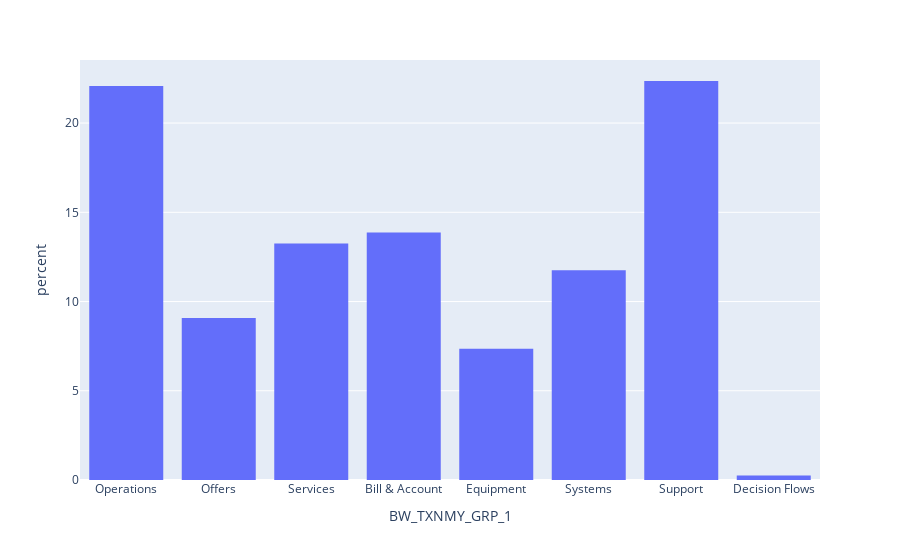
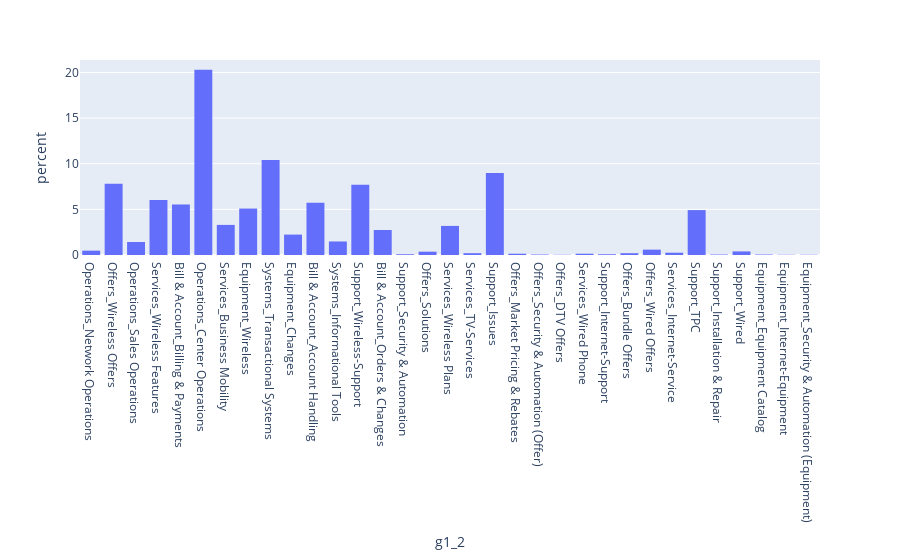
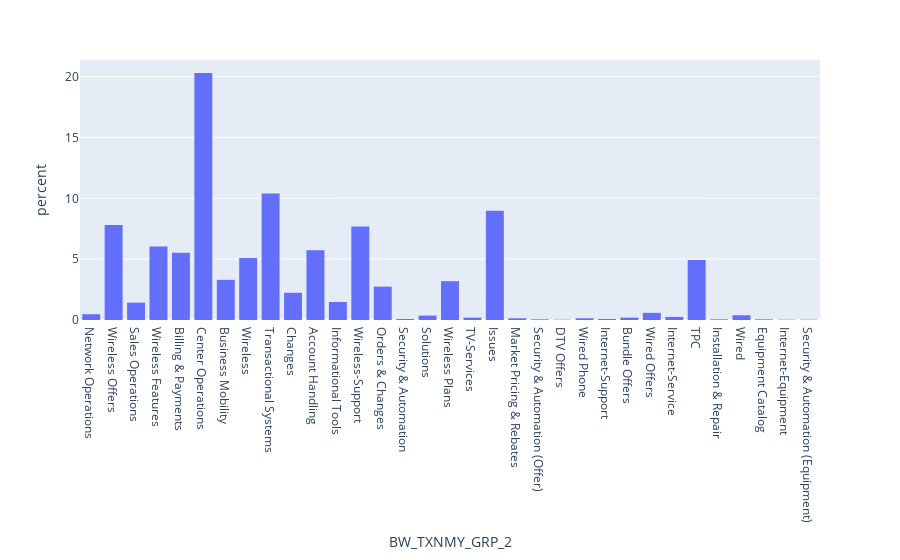
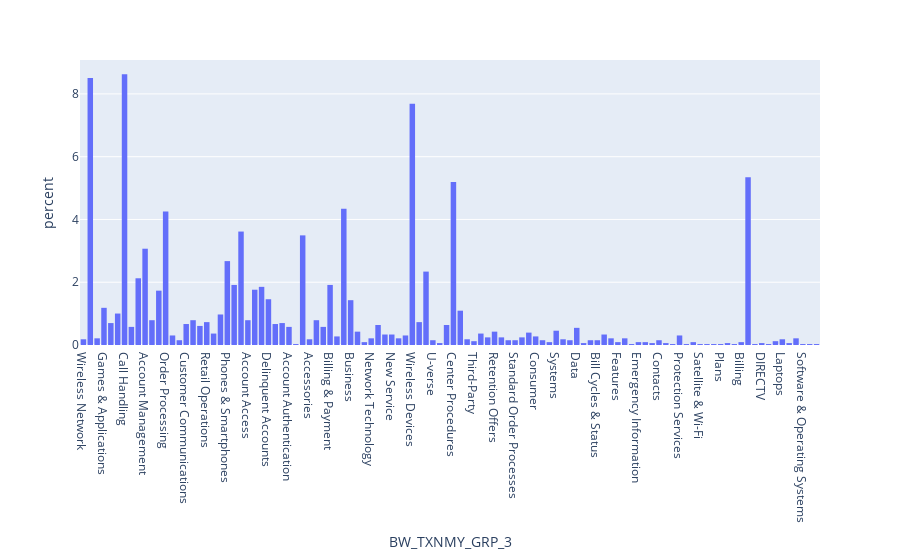

The notebook cell saved with these charts, in order:
### Markdown cell above
#### The distributions for each for the groups over the full list of articles:

### Code cell
df['g1_2'] = df['BW_TXNMY_GRP_1'] + '_' + df['BW_TXNMY_GRP_2']
for col in ["BW_TXNMY_GRP_1", "g1_2", "BW_TXNMY_GRP_2", "BW_TXNMY_GRP_3"]:
    fig = px.histogram(df, x=col, nbins=10, histnorm='percent')
    fig.show()

### Figure 1 — Plotly figure (JSON) as saved in the notebook; plotly's stock layout.template omitted (floating-point values rounded to 4 significant figures; data arrays with more than 128 entries replaced by an {"elided": "..."} marker saying what was removed)
{"data": [{"alignmentgroup": "True", "bingroup": "x", "histnorm": "percent", "hovertemplate": "BW_TXNMY_GRP_1=%{x}<br>percent=%{y}<extra></extra>", "legendgroup": "", "marker": {"color": "#636efa", "pattern": {"shape": ""}}, "name": "", "nbinsx": 10, "offsetgroup": "", "orientation": "v", "showlegend": false, "type": "histogram", "x": {"elided": "3904 str values"}, "xaxis": "x", "yaxis": "y"}], "layout": {"barmode": "relative", "legend": {"tracegroupgap": 0}, "margin": {"t": 60}, "xaxis": {"anchor": "y", "domain": [0, 1], "title": {"text": "BW_TXNMY_GRP_1"}}, "yaxis": {"anchor": "x", "domain": [0, 1], "title": {"text": "percent"}}}}

### Figure 2 — Plotly figure (JSON) as saved in the notebook; plotly's stock layout.template omitted (floating-point values rounded to 4 significant figures; data arrays with more than 128 entries replaced by an {"elided": "..."} marker saying what was removed)
{"data": [{"alignmentgroup": "True", "bingroup": "x", "histnorm": "percent", "hovertemplate": "g1_2=%{x}<br>percent=%{y}<extra></extra>", "legendgroup": "", "marker": {"color": "#636efa", "pattern": {"shape": ""}}, "name": "", "nbinsx": 10, "offsetgroup": "", "orientation": "v", "showlegend": false, "type": "histogram", "x": {"elided": "3904 str values"}, "xaxis": "x", "yaxis": "y"}], "layout": {"barmode": "relative", "legend": {"tracegroupgap": 0}, "margin": {"t": 60}, "xaxis": {"anchor": "y", "domain": [0, 1], "title": {"text": "g1_2"}}, "yaxis": {"anchor": "x", "domain": [0, 1], "title": {"text": "percent"}}}}

### Figure 3 — Plotly figure (JSON) as saved in the notebook; plotly's stock layout.template omitted (floating-point values rounded to 4 significant figures; data arrays with more than 128 entries replaced by an {"elided": "..."} marker saying what was removed)
{"data": [{"alignmentgroup": "True", "bingroup": "x", "histnorm": "percent", "hovertemplate": "BW_TXNMY_GRP_2=%{x}<br>percent=%{y}<extra></extra>", "legendgroup": "", "marker": {"color": "#636efa", "pattern": {"shape": ""}}, "name": "", "nbinsx": 10, "offsetgroup": "", "orientation": "v", "showlegend": false, "type": "histogram", "x": {"elided": "3904 str values"}, "xaxis": "x", "yaxis": "y"}], "layout": {"barmode": "relative", "legend": {"tracegroupgap": 0}, "margin": {"t": 60}, "xaxis": {"anchor": "y", "domain": [0, 1], "title": {"text": "BW_TXNMY_GRP_2"}}, "yaxis": {"anchor": "x", "domain": [0, 1], "title": {"text": "percent"}}}}

### Figure 4 — Plotly figure (JSON) as saved in the notebook; plotly's stock layout.template omitted (floating-point values rounded to 4 significant figures; data arrays with more than 128 entries replaced by an {"elided": "..."} marker saying what was removed)
{"data": [{"alignmentgroup": "True", "bingroup": "x", "histnorm": "percent", "hovertemplate": "BW_TXNMY_GRP_3=%{x}<br>percent=%{y}<extra></extra>", "legendgroup": "", "marker": {"color": "#636efa", "pattern": {"shape": ""}}, "name": "", "nbinsx": 10, "offsetgroup": "", "orientation": "v", "showlegend": false, "type": "histogram", "x": {"elided": "3904 str values"}, "xaxis": "x", "yaxis": "y"}], "layout": {"barmode": "relative", "legend": {"tracegroupgap": 0}, "margin": {"t": 60}, "xaxis": {"anchor": "y", "domain": [0, 1], "title": {"text": "BW_TXNMY_GRP_3"}}, "yaxis": {"anchor": "x", "domain": [0, 1], "title": {"text": "percent"}}}}
